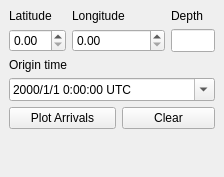
<?xml version="1.0" encoding="UTF-8"?>
<ui version="4.0">
 <class>DockWidget</class>
 <widget class="QDockWidget" name="DockWidget">
  <property name="geometry">
   <rect>
    <x>0</x>
    <y>0</y>
    <width>224</width>
    <height>177</height>
   </rect>
  </property>
  <property name="sizePolicy">
   <sizepolicy hsizetype="Expanding" vsizetype="Preferred">
    <horstretch>0</horstretch>
    <verstretch>0</verstretch>
   </sizepolicy>
  </property>
  <property name="autoFillBackground">
   <bool>true</bool>
  </property>
  <property name="features">
   <set>QDockWidget::DockWidgetMovable</set>
  </property>
  <property name="allowedAreas">
   <set>Qt::LeftDockWidgetArea</set>
  </property>
  <property name="windowTitle">
   <string>Event Info</string>
  </property>
  <widget class="QWidget" name="dockWidgetContents">
   <layout class="QGridLayout" name="gridLayout">
    <item row="1" column="0">
     <widget class="QDoubleSpinBox" name="latitudeDsb">
      <property name="sizePolicy">
       <sizepolicy hsizetype="Expanding" vsizetype="Fixed">
        <horstretch>1</horstretch>
        <verstretch>0</verstretch>
       </sizepolicy>
      </property>
     </widget>
    </item>
    <item row="4" column="0" colspan="2">
     <widget class="QPushButton" name="plotArrivalsBtn">
      <property name="enabled">
       <bool>true</bool>
      </property>
      <property name="sizePolicy">
       <sizepolicy hsizetype="Expanding" vsizetype="Fixed">
        <horstretch>1</horstretch>
        <verstretch>0</verstretch>
       </sizepolicy>
      </property>
      <property name="text">
       <string>Plot Arrivals</string>
      </property>
     </widget>
    </item>
    <item row="1" column="3">
     <widget class="QLineEdit" name="depthLineEdit">
      <property name="sizePolicy">
       <sizepolicy hsizetype="Expanding" vsizetype="Fixed">
        <horstretch>1</horstretch>
        <verstretch>0</verstretch>
       </sizepolicy>
      </property>
      <property name="maximumSize">
       <size>
        <width>16777215</width>
        <height>25</height>
       </size>
      </property>
     </widget>
    </item>
    <item row="0" column="3">
     <widget class="QLabel" name="label_3">
      <property name="text">
       <string>Depth</string>
      </property>
     </widget>
    </item>
    <item row="0" column="0">
     <widget class="QLabel" name="label">
      <property name="sizePolicy">
       <sizepolicy hsizetype="Maximum" vsizetype="Preferred">
        <horstretch>0</horstretch>
        <verstretch>0</verstretch>
       </sizepolicy>
      </property>
      <property name="text">
       <string>Latitude</string>
      </property>
     </widget>
    </item>
    <item row="2" column="0" colspan="2">
     <widget class="QLabel" name="label_4">
      <property name="text">
       <string>Origin time</string>
      </property>
     </widget>
    </item>
    <item row="4" column="2" colspan="2">
     <widget class="QPushButton" name="clearArrivalsBtn">
      <property name="sizePolicy">
       <sizepolicy hsizetype="Expanding" vsizetype="Fixed">
        <horstretch>1</horstretch>
        <verstretch>0</verstretch>
       </sizepolicy>
      </property>
      <property name="text">
       <string>Clear</string>
      </property>
     </widget>
    </item>
    <item row="3" column="0" colspan="4">
     <widget class="QDateTimeEdit" name="originDateTimeEdit">
      <property name="sizePolicy">
       <sizepolicy hsizetype="Expanding" vsizetype="Fixed">
        <horstretch>1</horstretch>
        <verstretch>0</verstretch>
       </sizepolicy>
      </property>
      <property name="maximumSize">
       <size>
        <width>16777215</width>
        <height>25</height>
       </size>
      </property>
      <property name="currentSection">
       <enum>QDateTimeEdit::YearSection</enum>
      </property>
      <property name="displayFormat">
       <string>yyyy/M/d h:mm:ss UTC</string>
      </property>
      <property name="calendarPopup">
       <bool>true</bool>
      </property>
      <property name="timeSpec">
       <enum>Qt::LocalTime</enum>
      </property>
     </widget>
    </item>
    <item row="0" column="1" colspan="2">
     <widget class="QLabel" name="label_2">
      <property name="sizePolicy">
       <sizepolicy hsizetype="Maximum" vsizetype="Preferred">
        <horstretch>0</horstretch>
        <verstretch>0</verstretch>
       </sizepolicy>
      </property>
      <property name="text">
       <string>Longitude</string>
      </property>
     </widget>
    </item>
    <item row="1" column="1" colspan="2">
     <widget class="QDoubleSpinBox" name="longitudeDsb">
      <property name="sizePolicy">
       <sizepolicy hsizetype="Expanding" vsizetype="Fixed">
        <horstretch>1</horstretch>
        <verstretch>0</verstretch>
       </sizepolicy>
      </property>
     </widget>
    </item>
    <item row="5" column="0" colspan="4">
     <spacer name="verticalSpacer">
      <property name="orientation">
       <enum>Qt::Vertical</enum>
      </property>
      <property name="sizeHint" stdset="0">
       <size>
        <width>20</width>
        <height>40</height>
       </size>
      </property>
     </spacer>
    </item>
   </layout>
  </widget>
 </widget>
 <resources/>
 <connections/>
</ui>
